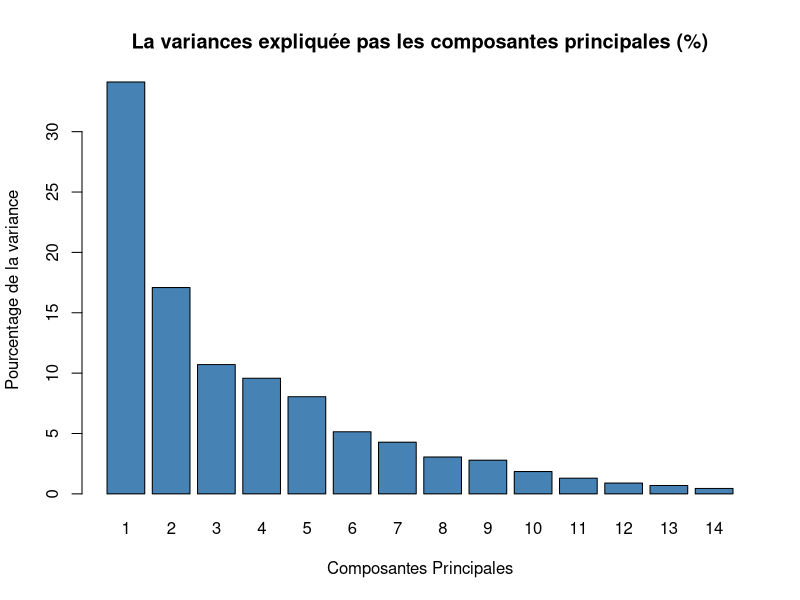
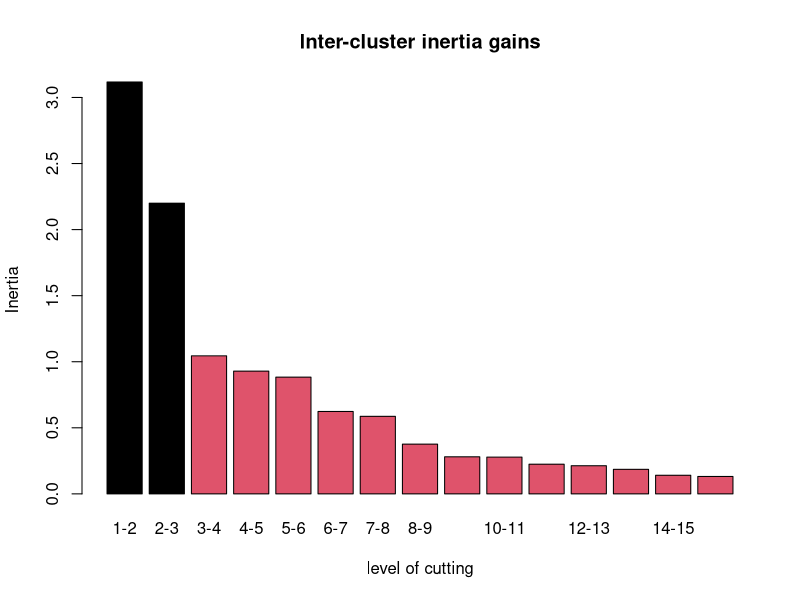
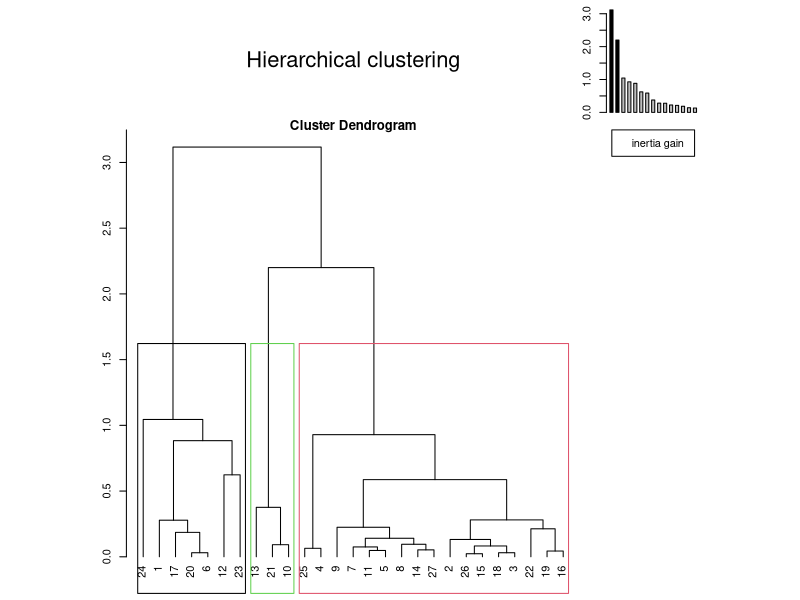
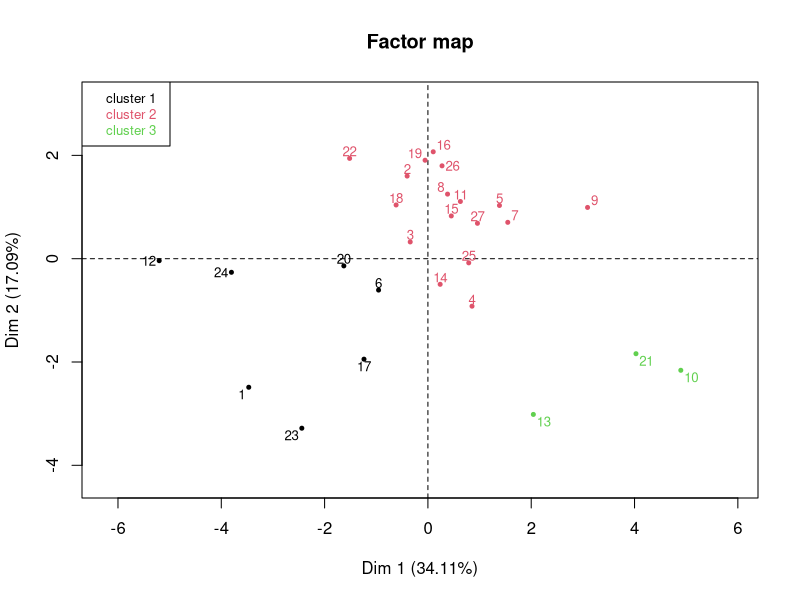
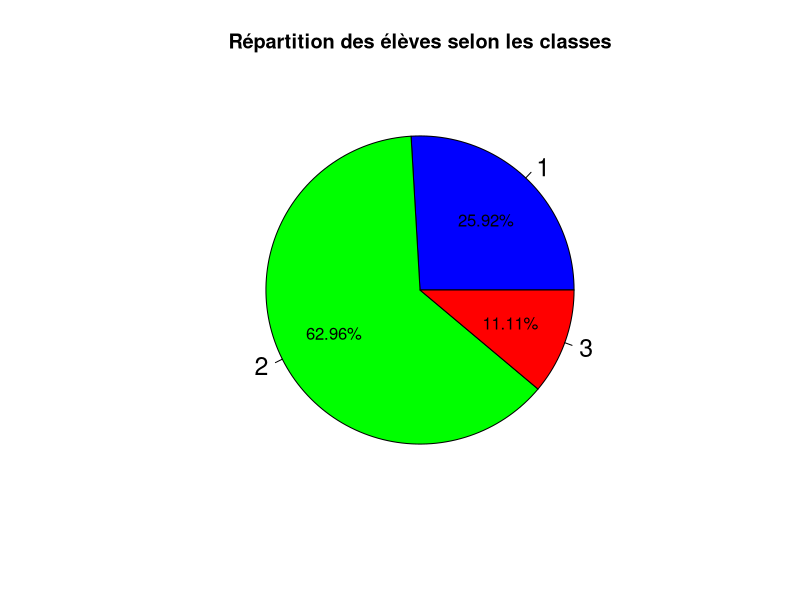

Source code (R) for these figures, in order:
## ---- chunk 1
knitr::opts_chunk$set(echo = FALSE)

library(FactoMineR)
library(Hmisc)
library(knitr)
library(ggplot2)
library(psych)
## ---- chunk 2
donnees = read.csv("../notes_eleves.csv",header = TRUE,sep=";", dec=",")
rownames(donnees)<-donnees$Race
donnees<-donnees[,-1]
describe(donnees)
## ---- chunk 3
donnees.pca = PCA(donnees,scale.unit=TRUE,ncp=6,graph=FALSE)
## ---- chunk 4
# Nombre de composantes principales
kable(donnees.pca$eig)

barplot(donnees.pca$eig[, 2], 
        names.arg = 1:nrow(donnees.pca$eig), 
        main = "La variances expliquée pas les composantes principales (%)",
        xlab = "Composantes Principales",
        ylab = "Pourcentage de la variance",
        col ="steelblue")

## ---- chunk 5
hcpc=HCPC(donnees.pca,nb.clust=-1,proba=1,graph = FALSE)
donnees1<-cbind(donnees,hcpc$call$X[,7][match(rownames(donnees), rownames(hcpc$call$X))])
colnames(donnees1)<-c(colnames(donnees),"Classe")
plot(hcpc,choice="bar")
## ---- chunk 6
plot(hcpc,choice = "tree")
plot(hcpc,choice = "map",draw.tree = FALSE)
## ---- chunk 7
stat = table(donnees1$Classe)
pie(table(donnees1$Classe),col=c("blue","Green","red"), main = "Répartition des élèves selon les classes",cex = 1.5)
text_pie = function(vector,labels=c(),cex=1) {
     vector = vector/sum(vector)*2*pi
     temp = c()
     j = 0
     l = 0
     for (i in 1:length(vector)) {
          k = vector[i]/2        
          j =  j+l+k
          l = k
          text(cos(j)/2,sin(j)/2,labels[i],cex=cex)
     }
     vector = temp
}
text_pie(table(donnees1$Classe),c("25.92%","62.96%","11.11%"),cex = 1)
## ---- chunk 8
kable(subset(hcpc$desc.var$quanti$`1`,hcpc$desc.var$quanti$`1`[,6]<=0.05), caption = "Les matières significatives de la classe 1")
## ---- chunk 9
kable(subset(hcpc$desc.var$quanti$`2`,hcpc$desc.var$quanti$`2`[,6]<=0.05), caption = "Les matières significatives de la classe 2")
## ---- chunk 10
kable(subset(hcpc$desc.var$quanti$`3`,hcpc$desc.var$quanti$`3`[,6]<=0.05), caption = "Les matières significatives de la classe 3")
## ---- chunk 11
kable(subset(hcpc$desc.axes$quanti$`1`,hcpc$desc.axes$quanti$`1`[,6]<=0.05), caption = "Les axes significatifs de la classe 1")
## ---- chunk 12
kable(subset(hcpc$desc.axes$quanti$`2`,hcpc$desc.axes$quanti$`2`[,6]<=0.05), caption = "Les axes significatifs de la classe 2")
## ---- chunk 13
kable(subset(hcpc$desc.axes$quanti$`3`,hcpc$desc.axes$quanti$`3`[,6]<=0.05), caption = "Les axes significatifs de la classe 3")
